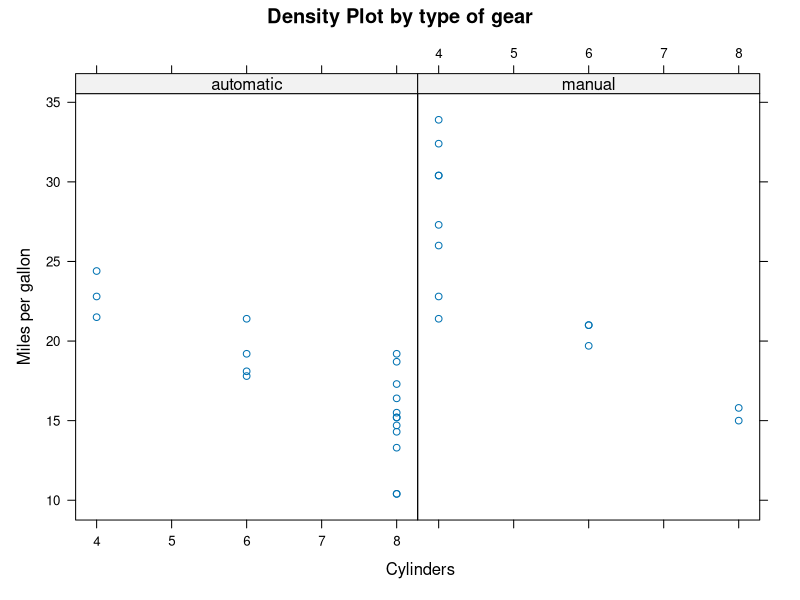

The R script that drew this image: (Note: this script raises an error after producing the figure.)
## ---- chunk 1
knitr::opts_chunk$set(echo = TRUE)
library(lattice)
library(ggplot2) 
library(knitr)
attach(mtcars)
## ---- chunk 2
kable(head(mtcars, 5))
## ---- chunk 3
am.f<-factor(am, levels=c(0,1),
   labels = c("automatic","manual")) 
xyplot(mpg ~ cyl | am.f, 
   main = "Density Plot by type of gear",
   xlab =" Cylinders", ylab = "Miles per gallon")
## ---- chunk 4
# Transform the numerical factor into character labels
mtcars$am <- factor(mtcars$am, labels=c('Automatic','Manual'))
t.test(mpg ~ am,  mtcars, paired = FALSE, var.equal = FALSE,conf.level = .95)
## ---- chunk 5
simplefit <- lm(mpg ~  am, data = mtcars)
summary(simplefit)
## ---- chunk 6
multifits <- lm(mpg ~  ., data = mtcars)
multifit <- (step(multifits, trace=0, direction = "backward"))
## ---- chunk 7
summary(multifit)
## ---- chunk 8
par(mfrow = c(1,2))
plot(multifit, which = c(2,1))
